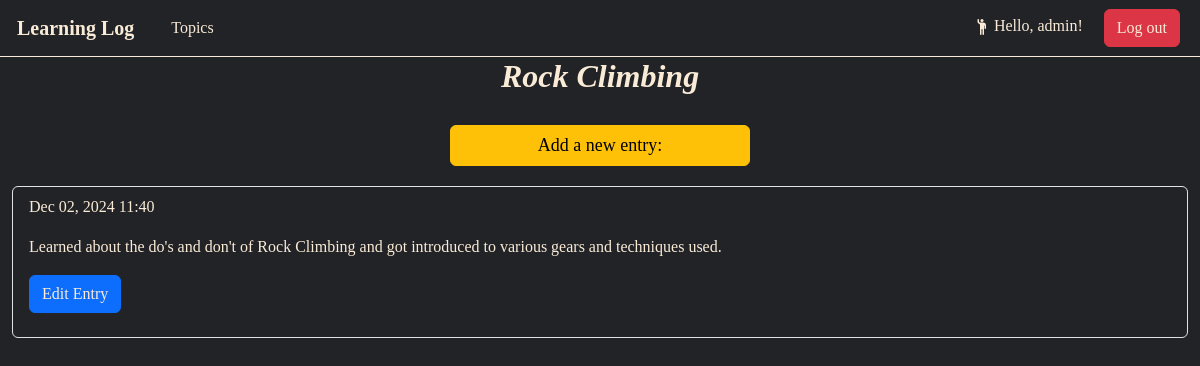
Page /topics/2 (signed in) on the committed database.
### learning_logs/models.py (models this page shows, shortened)
class Topic(models.Model):
    text = models.CharField(max_length=250)
    date_added = models.DateTimeField(auto_now_add=True)
    owner = models.ForeignKey(User, on_delete=models.CASCADE)
    def __str__(self):
        return self.text

class Entry(models.Model):
    topic = models.ForeignKey(Topic, on_delete=models.CASCADE)
    text = models.TextField()
    date_added = models.DateTimeField(auto_now_add=True)
    class Meta:
        verbose_name_plural = 'entries'

### learning_logs/views.py (the view)
# urls.py: path('topics/<int:topic_id>', views.topic, name='topic'),
@login_required(login_url='users:login')
def topic(request, topic_id):
    topic = Topic.objects.get(id=topic_id)
    if topic.owner != request.user:
        raise Http404
    entries = topic.entry_set.order_by('-date_added')
    context = {'topic':topic, 'entries':entries}
    return render(request, 'learning_logs/topic.html', context)

### learning_logs/templates/learning_logs/topic.html
{% extends 'learning_logs/base.html' %}
{% block content %}
    <div class="container-fluid" style="margin: auto; margin-bottom: 5px;">
        <div class="container-fluid" style="text-align: center;">
            <h2 style=" font-size:xx-large; margin-bottom: 10px; font-family: cursive; font-weight: 800; font-style: italic; color: antiquewhite;"> {{ topic }}</h2>
            <a class="btn btn-primary btn-warning" href="{% url 'learning_logs:new_entry' topic.id %}"
                style="font-size: large; font-family: cursive; margin-top: 20px; width: 300px;">Add a new entry:
            </a>
        </div>
        <ul class="list-group" style="margin-top: 20px; background-color: inherit;">
            {% for entry in entries %}
            <li class="list-group-item" style="font-family: cursive; font-weight: 300; background-color: inherit; color: antiquewhite;">
                <p>{{ entry.date_added|date:"M d, Y H:i" }}</p>
                <p>{{ entry.text }}</p>
                <p>
                    <a class="btn btn-primary" href="{% url 'learning_logs:edit_entry' entry.id %}" style="text-decoration: none; color: antiquewhite; font-family: cursive;">Edit Entry</a>
                </p>
            </li>
            {% empty %}
            <li class="list-group-item">There are no entries for this topic.</li>
            {% endfor %}
        </ul>
    </div>
{% endblock content %}

### learning_logs/templates/learning_logs/base.html (shortened to what this page needs)
<!doctype html>
<html lang="en">
  <head>
    <link href="https://cdn.jsdelivr.net/npm/bootstrap@5.3.3/dist/css/bootstrap.min.css" rel="stylesheet">
  </head>
  <body style="background-color: #222327;">
    <nav class="navbar navbar-expand-lg bg-body-inherit" style="font-family: cursive; border-bottom: 1px solid antiquewhite; width: 100%;">
      <div class="container-fluid">
        <a style="color: antiquewhite;padding: 5px; font-weight: 700;" class="navbar-brand" href="{% url 'learning_logs:index' %}">Learning Log</a>
        <div class="collapse navbar-collapse" id="navbarNavDropdown">
          <ul class="navbar-nav">
            <li class="nav-item mx-2">
              <a style="color: antiquewhite;" class="nav-link" aria-current="page" href="{% url 'learning_logs:topics' %}">Topics</a>
            </li>
          </ul>
            <ul class="nav navbar-nav ms-auto">
              {% if user.is_authenticated %}
                <li class="nav-item mx-2" style="padding: 5px;">
                  <a style="color: antiquewhite;">
                    <span>
                  </span> Hello, {{ user.username }}!</a>
                </li>
                <li class="nav-item mx-2">
                  <button class="btn btn-danger">
                    <a style="color: antiquewhite; text-decoration: none;" href="{% url 'users:logout' %}">Log out</a>
                  </button>
                </li>
              {% endif %}
            </ul>
        </div>
      </div>
    </nav>
  </body>
</html>
{% block content %}{% endblock content %}

### rows in the picture
Topic: text "Rock Climbing"
Entry: date_added "Dec 02, 2024 11:40", text "Learned about the do's and don't of Rock Climbing and got introduced to various gears and techniques used."

### other values in the picture
{{ user.username }} "admin"
